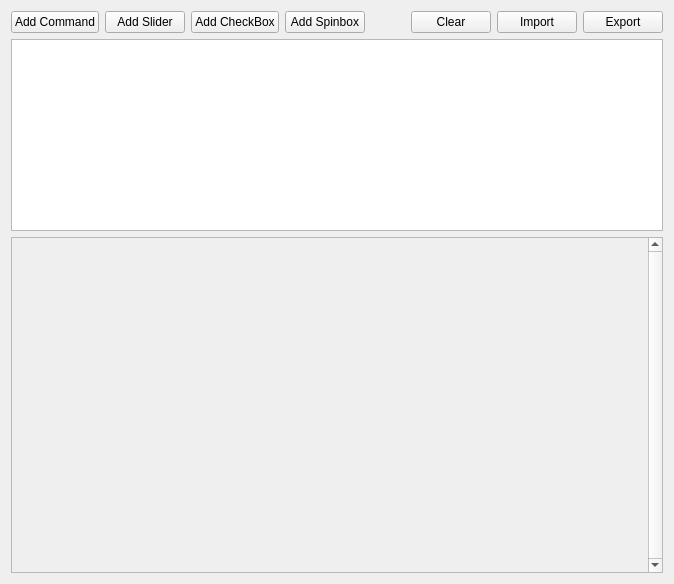
<ui version="4.0">
 <author/>
 <comment/>
 <exportmacro/>
 <class>CtrlTab</class>
 <widget class="QWidget" name="CtrlTab">
  <attribute name="title">
   <string>Control</string>
  </attribute>
  <layout class="QVBoxLayout" name="verticalLayout_5">
   <item>
    <layout class="QHBoxLayout" name="horizontalLayout_10">
     <item>
      <widget class="QPushButton" name="ctrl_addCMDButton">
       <property name="text">
        <string>Add Command</string>
       </property>
      </widget>
     </item>
     <item>
      <widget class="QPushButton" name="ctrl_addSliderButton">
       <property name="text">
        <string>Add Slider</string>
       </property>
      </widget>
     </item>
     <item>
      <widget class="QPushButton" name="ctrl_addCheckBoxButton">
       <property name="text">
        <string>Add CheckBox</string>
       </property>
      </widget>
     </item>
     <item>
      <widget class="QPushButton" name="ctrl_addSpinBoxButton">
       <property name="text">
        <string>Add Spinbox</string>
       </property>
      </widget>
     </item>
     <item>
      <spacer name="horizontalSpacer_7">
       <property name="orientation">
        <enum>Qt::Horizontal</enum>
       </property>
       <property name="sizeHint" stdset="0">
        <size>
         <width>40</width>
         <height>20</height>
        </size>
       </property>
      </spacer>
     </item>
     <item>
      <widget class="QPushButton" name="ctrl_clearButton">
       <property name="text">
        <string>Clear</string>
       </property>
      </widget>
     </item>
     <item>
      <widget class="QPushButton" name="ctrl_importButton">
       <property name="text">
        <string>Import</string>
       </property>
      </widget>
     </item>
     <item>
      <widget class="QPushButton" name="ctrl_exportButton">
       <property name="text">
        <string>Export</string>
       </property>
      </widget>
     </item>
    </layout>
   </item>
   <item>
    <widget class="QPlainTextEdit" name="ctrl_dataEdit"/>
   </item>
   <item>
    <widget class="QScrollArea" name="ctrl_itemArea">
     <property name="verticalScrollBarPolicy">
      <enum>Qt::ScrollBarAlwaysOn</enum>
     </property>
     <property name="widgetResizable">
      <bool>true</bool>
     </property>
     <widget class="QWidget" name="ctrl_itemContents">
      <property name="geometry">
       <rect>
        <x>0</x>
        <y>0</y>
        <width>1128</width>
        <height>312</height>
       </rect>
      </property>
      <layout class="QVBoxLayout" name="verticalLayout_8">
       <item>
        <spacer name="verticalSpacer_2">
         <property name="orientation">
          <enum>Qt::Vertical</enum>
         </property>
         <property name="sizeHint" stdset="0">
          <size>
           <width>20</width>
           <height>463</height>
          </size>
         </property>
        </spacer>
       </item>
      </layout>
     </widget>
    </widget>
   </item>
  </layout>
 </widget>
 <pixmapfunction/>
 <connections/>
</ui>
